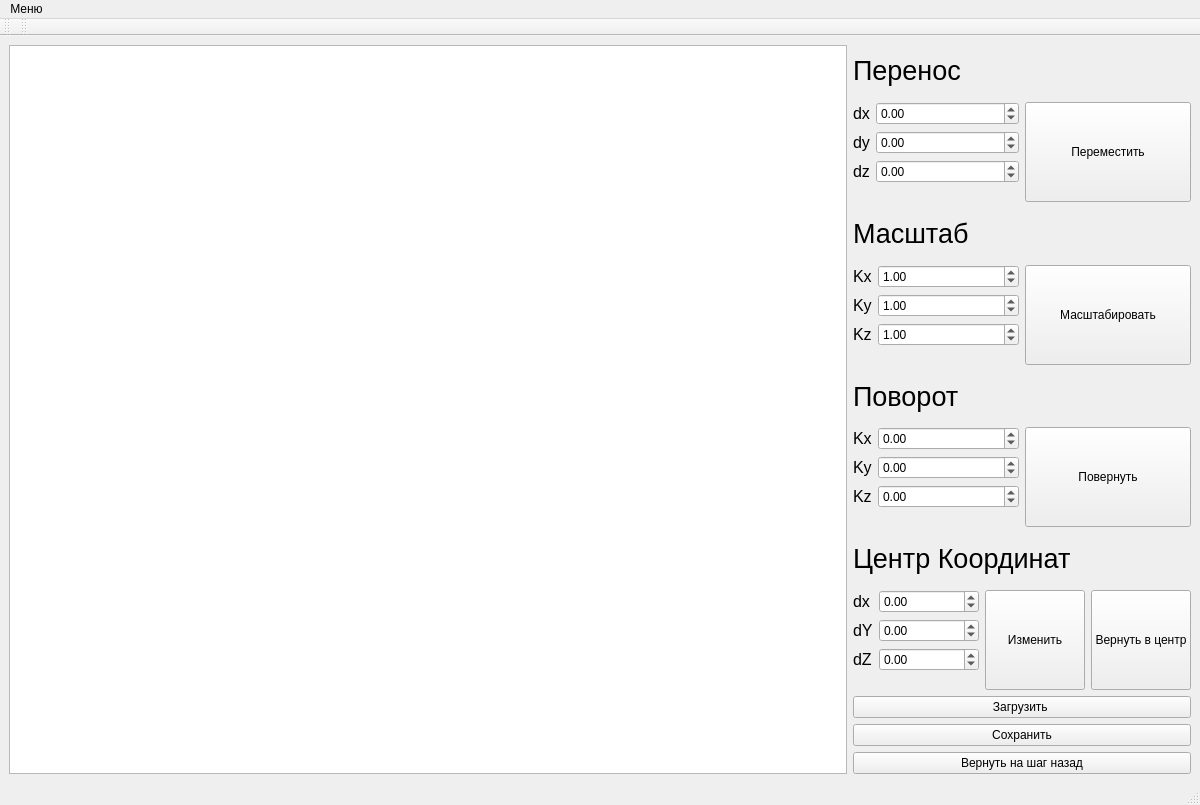
<?xml version="1.0" encoding="UTF-8"?>
<ui version="4.0">
 <class>MainWindow</class>
 <widget class="QMainWindow" name="MainWindow">
  <property name="geometry">
   <rect>
    <x>0</x>
    <y>0</y>
    <width>1200</width>
    <height>805</height>
   </rect>
  </property>
  <property name="sizePolicy">
   <sizepolicy hsizetype="Preferred" vsizetype="Preferred">
    <horstretch>0</horstretch>
    <verstretch>0</verstretch>
   </sizepolicy>
  </property>
  <property name="minimumSize">
   <size>
    <width>1200</width>
    <height>800</height>
   </size>
  </property>
  <property name="maximumSize">
   <size>
    <width>10000</width>
    <height>10000</height>
   </size>
  </property>
  <property name="baseSize">
   <size>
    <width>700</width>
    <height>700</height>
   </size>
  </property>
  <property name="windowTitle">
   <string>MainWindow</string>
  </property>
  <widget class="QWidget" name="centralwidget">
   <property name="sizePolicy">
    <sizepolicy hsizetype="MinimumExpanding" vsizetype="MinimumExpanding">
     <horstretch>0</horstretch>
     <verstretch>0</verstretch>
    </sizepolicy>
   </property>
   <property name="minimumSize">
    <size>
     <width>700</width>
     <height>700</height>
    </size>
   </property>
   <property name="baseSize">
    <size>
     <width>700</width>
     <height>700</height>
    </size>
   </property>
   <layout class="QHBoxLayout" name="horizontalLayout_6">
    <item>
     <layout class="QGridLayout" name="gridLayout">
      <property name="sizeConstraint">
       <enum>QLayout::SetMinimumSize</enum>
      </property>
      <item row="0" column="1">
       <layout class="QVBoxLayout" name="verticalLayout">
        <item>
         <widget class="QLabel" name="label">
          <property name="sizePolicy">
           <sizepolicy hsizetype="Maximum" vsizetype="Preferred">
            <horstretch>0</horstretch>
            <verstretch>0</verstretch>
           </sizepolicy>
          </property>
          <property name="font">
           <font>
            <pointsize>20</pointsize>
           </font>
          </property>
          <property name="text">
           <string>Перенос</string>
          </property>
         </widget>
        </item>
        <item>
         <layout class="QHBoxLayout" name="horizontalLayout_2">
          <item>
           <layout class="QFormLayout" name="formLayout_5">
            <item row="0" column="0">
             <widget class="QLabel" name="kxLabel_3">
              <property name="sizePolicy">
               <sizepolicy hsizetype="Minimum" vsizetype="Preferred">
                <horstretch>0</horstretch>
                <verstretch>0</verstretch>
               </sizepolicy>
              </property>
              <property name="font">
               <font>
                <pointsize>12</pointsize>
               </font>
              </property>
              <property name="text">
               <string>dx</string>
              </property>
             </widget>
            </item>
            <item row="1" column="0">
             <widget class="QLabel" name="kyLabel_3">
              <property name="sizePolicy">
               <sizepolicy hsizetype="Minimum" vsizetype="Preferred">
                <horstretch>0</horstretch>
                <verstretch>0</verstretch>
               </sizepolicy>
              </property>
              <property name="font">
               <font>
                <pointsize>12</pointsize>
               </font>
              </property>
              <property name="text">
               <string>dy</string>
              </property>
             </widget>
            </item>
            <item row="2" column="0">
             <widget class="QLabel" name="kzLabel_3">
              <property name="sizePolicy">
               <sizepolicy hsizetype="Minimum" vsizetype="Preferred">
                <horstretch>0</horstretch>
                <verstretch>0</verstretch>
               </sizepolicy>
              </property>
              <property name="font">
               <font>
                <pointsize>12</pointsize>
               </font>
              </property>
              <property name="text">
               <string>dz</string>
              </property>
             </widget>
            </item>
            <item row="0" column="1">
             <widget class="QDoubleSpinBox" name="move_x">
              <property name="sizePolicy">
               <sizepolicy hsizetype="Minimum" vsizetype="Fixed">
                <horstretch>0</horstretch>
                <verstretch>0</verstretch>
               </sizepolicy>
              </property>
              <property name="minimumSize">
               <size>
                <width>100</width>
                <height>0</height>
               </size>
              </property>
              <property name="minimum">
               <double>-300.000000000000000</double>
              </property>
              <property name="maximum">
               <double>300.000000000000000</double>
              </property>
             </widget>
            </item>
            <item row="1" column="1">
             <widget class="QDoubleSpinBox" name="move_y">
              <property name="sizePolicy">
               <sizepolicy hsizetype="Minimum" vsizetype="Fixed">
                <horstretch>0</horstretch>
                <verstretch>0</verstretch>
               </sizepolicy>
              </property>
              <property name="minimumSize">
               <size>
                <width>100</width>
                <height>0</height>
               </size>
              </property>
              <property name="minimum">
               <double>-300.000000000000000</double>
              </property>
              <property name="maximum">
               <double>300.000000000000000</double>
              </property>
             </widget>
            </item>
            <item row="2" column="1">
             <widget class="QDoubleSpinBox" name="move_z">
              <property name="sizePolicy">
               <sizepolicy hsizetype="Minimum" vsizetype="Fixed">
                <horstretch>0</horstretch>
                <verstretch>0</verstretch>
               </sizepolicy>
              </property>
              <property name="minimumSize">
               <size>
                <width>100</width>
                <height>0</height>
               </size>
              </property>
              <property name="minimum">
               <double>-300.000000000000000</double>
              </property>
              <property name="maximum">
               <double>300.000000000000000</double>
              </property>
             </widget>
            </item>
           </layout>
          </item>
          <item>
           <widget class="QPushButton" name="apply_move">
            <property name="minimumSize">
             <size>
              <width>100</width>
              <height>100</height>
             </size>
            </property>
            <property name="text">
             <string>Переместить</string>
            </property>
           </widget>
          </item>
         </layout>
        </item>
        <item>
         <widget class="QLabel" name="label_2">
          <property name="sizePolicy">
           <sizepolicy hsizetype="Minimum" vsizetype="Preferred">
            <horstretch>0</horstretch>
            <verstretch>0</verstretch>
           </sizepolicy>
          </property>
          <property name="font">
           <font>
            <pointsize>20</pointsize>
           </font>
          </property>
          <property name="text">
           <string>Масштаб</string>
          </property>
         </widget>
        </item>
        <item>
         <layout class="QHBoxLayout" name="horizontalLayout">
          <item>
           <layout class="QFormLayout" name="formLayout_4">
            <item row="0" column="0">
             <widget class="QLabel" name="kxLabel_2">
              <property name="font">
               <font>
                <pointsize>12</pointsize>
               </font>
              </property>
              <property name="text">
               <string>Kx</string>
              </property>
             </widget>
            </item>
            <item row="0" column="1">
             <widget class="QDoubleSpinBox" name="scale_x">
              <property name="minimumSize">
               <size>
                <width>100</width>
                <height>0</height>
               </size>
              </property>
              <property name="minimum">
               <double>0.000000000000000</double>
              </property>
              <property name="maximum">
               <double>20.000000000000000</double>
              </property>
              <property name="value">
               <double>1.000000000000000</double>
              </property>
             </widget>
            </item>
            <item row="1" column="1">
             <widget class="QDoubleSpinBox" name="scale_y">
              <property name="minimumSize">
               <size>
                <width>100</width>
                <height>0</height>
               </size>
              </property>
              <property name="minimum">
               <double>0.000000000000000</double>
              </property>
              <property name="maximum">
               <double>20.000000000000000</double>
              </property>
              <property name="value">
               <double>1.000000000000000</double>
              </property>
             </widget>
            </item>
            <item row="2" column="0">
             <widget class="QLabel" name="kzLabel_2">
              <property name="font">
               <font>
                <pointsize>12</pointsize>
               </font>
              </property>
              <property name="text">
               <string>Kz</string>
              </property>
             </widget>
            </item>
            <item row="2" column="1">
             <widget class="QDoubleSpinBox" name="scale_z">
              <property name="minimumSize">
               <size>
                <width>100</width>
                <height>0</height>
               </size>
              </property>
              <property name="minimum">
               <double>0.000000000000000</double>
              </property>
              <property name="maximum">
               <double>20.000000000000000</double>
              </property>
              <property name="value">
               <double>1.000000000000000</double>
              </property>
             </widget>
            </item>
            <item row="1" column="0">
             <widget class="QLabel" name="kyLabel_2">
              <property name="font">
               <font>
                <pointsize>12</pointsize>
               </font>
              </property>
              <property name="text">
               <string>Ky</string>
              </property>
             </widget>
            </item>
           </layout>
          </item>
          <item>
           <widget class="QPushButton" name="apply_scale">
            <property name="minimumSize">
             <size>
              <width>100</width>
              <height>100</height>
             </size>
            </property>
            <property name="text">
             <string>Масштабировать</string>
            </property>
           </widget>
          </item>
         </layout>
        </item>
        <item>
         <widget class="QLabel" name="label_3">
          <property name="sizePolicy">
           <sizepolicy hsizetype="Minimum" vsizetype="Preferred">
            <horstretch>0</horstretch>
            <verstretch>0</verstretch>
           </sizepolicy>
          </property>
          <property name="font">
           <font>
            <pointsize>20</pointsize>
           </font>
          </property>
          <property name="text">
           <string>Поворот</string>
          </property>
         </widget>
        </item>
        <item>
         <layout class="QHBoxLayout" name="horizontalLayout_3">
          <item>
           <layout class="QFormLayout" name="formLayout_6">
            <item row="0" column="0">
             <widget class="QLabel" name="kxLabel_4">
              <property name="font">
               <font>
                <pointsize>12</pointsize>
               </font>
              </property>
              <property name="text">
               <string>Kx</string>
              </property>
             </widget>
            </item>
            <item row="1" column="0">
             <widget class="QLabel" name="kyLabel_4">
              <property name="font">
               <font>
                <pointsize>12</pointsize>
               </font>
              </property>
              <property name="text">
               <string>Ky</string>
              </property>
             </widget>
            </item>
            <item row="2" column="0">
             <widget class="QLabel" name="kzLabel_4">
              <property name="font">
               <font>
                <pointsize>12</pointsize>
               </font>
              </property>
              <property name="text">
               <string>Kz</string>
              </property>
             </widget>
            </item>
            <item row="0" column="1">
             <widget class="QDoubleSpinBox" name="rotate_x">
              <property name="minimumSize">
               <size>
                <width>100</width>
                <height>0</height>
               </size>
              </property>
              <property name="minimum">
               <double>-360.000000000000000</double>
              </property>
              <property name="maximum">
               <double>360.000000000000000</double>
              </property>
              <property name="singleStep">
               <double>5.000000000000000</double>
              </property>
             </widget>
            </item>
            <item row="1" column="1">
             <widget class="QDoubleSpinBox" name="rotate_y">
              <property name="minimumSize">
               <size>
                <width>100</width>
                <height>0</height>
               </size>
              </property>
              <property name="minimum">
               <double>-360.000000000000000</double>
              </property>
              <property name="maximum">
               <double>360.000000000000000</double>
              </property>
              <property name="singleStep">
               <double>5.000000000000000</double>
              </property>
             </widget>
            </item>
            <item row="2" column="1">
             <widget class="QDoubleSpinBox" name="rotate_z">
              <property name="minimumSize">
               <size>
                <width>100</width>
                <height>0</height>
               </size>
              </property>
              <property name="minimum">
               <double>-360.000000000000000</double>
              </property>
              <property name="maximum">
               <double>360.000000000000000</double>
              </property>
              <property name="singleStep">
               <double>5.000000000000000</double>
              </property>
             </widget>
            </item>
           </layout>
          </item>
          <item>
           <widget class="QPushButton" name="apply_rotate">
            <property name="minimumSize">
             <size>
              <width>100</width>
              <height>100</height>
             </size>
            </property>
            <property name="text">
             <string>Повернуть</string>
            </property>
           </widget>
          </item>
         </layout>
        </item>
        <item>
         <widget class="QLabel" name="label_5">
          <property name="sizePolicy">
           <sizepolicy hsizetype="Minimum" vsizetype="Preferred">
            <horstretch>0</horstretch>
            <verstretch>0</verstretch>
           </sizepolicy>
          </property>
          <property name="font">
           <font>
            <pointsize>20</pointsize>
           </font>
          </property>
          <property name="text">
           <string>Центр Координат</string>
          </property>
         </widget>
        </item>
        <item>
         <layout class="QHBoxLayout" name="horizontalLayout_4">
          <item>
           <layout class="QFormLayout" name="formLayout_7">
            <item row="0" column="0">
             <widget class="QLabel" name="kxLabel_5">
              <property name="sizePolicy">
               <sizepolicy hsizetype="Minimum" vsizetype="Preferred">
                <horstretch>0</horstretch>
                <verstretch>0</verstretch>
               </sizepolicy>
              </property>
              <property name="font">
               <font>
                <pointsize>12</pointsize>
               </font>
              </property>
              <property name="text">
               <string>dx</string>
              </property>
             </widget>
            </item>
            <item row="1" column="0">
             <widget class="QLabel" name="kyLabel_5">
              <property name="sizePolicy">
               <sizepolicy hsizetype="Minimum" vsizetype="Preferred">
                <horstretch>0</horstretch>
                <verstretch>0</verstretch>
               </sizepolicy>
              </property>
              <property name="font">
               <font>
                <pointsize>12</pointsize>
               </font>
              </property>
              <property name="text">
               <string>dY</string>
              </property>
             </widget>
            </item>
            <item row="2" column="0">
             <widget class="QLabel" name="kzLabel_5">
              <property name="sizePolicy">
               <sizepolicy hsizetype="Minimum" vsizetype="Preferred">
                <horstretch>0</horstretch>
                <verstretch>0</verstretch>
               </sizepolicy>
              </property>
              <property name="font">
               <font>
                <pointsize>12</pointsize>
               </font>
              </property>
              <property name="text">
               <string>dZ</string>
              </property>
             </widget>
            </item>
            <item row="0" column="1">
             <widget class="QDoubleSpinBox" name="center_x">
              <property name="minimumSize">
               <size>
                <width>100</width>
                <height>0</height>
               </size>
              </property>
              <property name="minimum">
               <double>-360.000000000000000</double>
              </property>
              <property name="maximum">
               <double>360.000000000000000</double>
              </property>
              <property name="singleStep">
               <double>5.000000000000000</double>
              </property>
             </widget>
            </item>
            <item row="1" column="1">
             <widget class="QDoubleSpinBox" name="center_y">
              <property name="minimumSize">
               <size>
                <width>100</width>
                <height>0</height>
               </size>
              </property>
              <property name="minimum">
               <double>-360.000000000000000</double>
              </property>
              <property name="maximum">
               <double>360.000000000000000</double>
              </property>
              <property name="singleStep">
               <double>5.000000000000000</double>
              </property>
             </widget>
            </item>
            <item row="2" column="1">
             <widget class="QDoubleSpinBox" name="center_z">
              <property name="minimumSize">
               <size>
                <width>100</width>
                <height>0</height>
               </size>
              </property>
              <property name="minimum">
               <double>-360.000000000000000</double>
              </property>
              <property name="maximum">
               <double>360.000000000000000</double>
              </property>
              <property name="singleStep">
               <double>5.000000000000000</double>
              </property>
             </widget>
            </item>
           </layout>
          </item>
          <item>
           <widget class="QPushButton" name="change_center">
            <property name="minimumSize">
             <size>
              <width>100</width>
              <height>100</height>
             </size>
            </property>
            <property name="text">
             <string>Изменить</string>
            </property>
           </widget>
          </item>
          <item>
           <widget class="QPushButton" name="reset_center">
            <property name="minimumSize">
             <size>
              <width>100</width>
              <height>100</height>
             </size>
            </property>
            <property name="text">
             <string>Вернуть в центр</string>
            </property>
           </widget>
          </item>
         </layout>
        </item>
        <item>
         <widget class="QPushButton" name="load_model">
          <property name="text">
           <string>Загрузить </string>
          </property>
         </widget>
        </item>
        <item>
         <widget class="QPushButton" name="save_model">
          <property name="text">
           <string>Сохранить</string>
          </property>
         </widget>
        </item>
        <item>
         <widget class="QPushButton" name="revert_step">
          <property name="text">
           <string>Вернуть на шаг назад</string>
          </property>
         </widget>
        </item>
       </layout>
      </item>
      <item row="0" column="0">
       <widget class="QGraphicsView" name="graphicsView">
        <property name="sizePolicy">
         <sizepolicy hsizetype="MinimumExpanding" vsizetype="MinimumExpanding">
          <horstretch>0</horstretch>
          <verstretch>0</verstretch>
         </sizepolicy>
        </property>
        <property name="minimumSize">
         <size>
          <width>700</width>
          <height>500</height>
         </size>
        </property>
        <property name="sizeAdjustPolicy">
         <enum>QAbstractScrollArea::AdjustToContents</enum>
        </property>
       </widget>
      </item>
     </layout>
    </item>
   </layout>
  </widget>
  <widget class="QMenuBar" name="menubar">
   <property name="geometry">
    <rect>
     <x>0</x>
     <y>0</y>
     <width>1200</width>
     <height>22</height>
    </rect>
   </property>
   <widget class="QMenu" name="menu">
    <property name="title">
     <string>Меню</string>
    </property>
    <addaction name="about_creator"/>
    <addaction name="about_program"/>
   </widget>
   <addaction name="menu"/>
  </widget>
  <widget class="QStatusBar" name="statusbar"/>
  <widget class="QToolBar" name="toolBar">
   <property name="baseSize">
    <size>
     <width>500</width>
     <height>500</height>
    </size>
   </property>
   <property name="windowTitle">
    <string>toolBar</string>
   </property>
   <attribute name="toolBarArea">
    <enum>TopToolBarArea</enum>
   </attribute>
   <attribute name="toolBarBreak">
    <bool>false</bool>
   </attribute>
  </widget>
  <widget class="QToolBar" name="toolBar_2">
   <property name="windowTitle">
    <string>toolBar_2</string>
   </property>
   <attribute name="toolBarArea">
    <enum>TopToolBarArea</enum>
   </attribute>
   <attribute name="toolBarBreak">
    <bool>false</bool>
   </attribute>
  </widget>
  <action name="about_creator">
   <property name="text">
    <string>О создателе</string>
   </property>
  </action>
  <action name="about_program">
   <property name="text">
    <string>О программе</string>
   </property>
  </action>
 </widget>
 <resources/>
 <connections/>
 <slots>
  <signal>signal1()</signal>
 </slots>
</ui>
